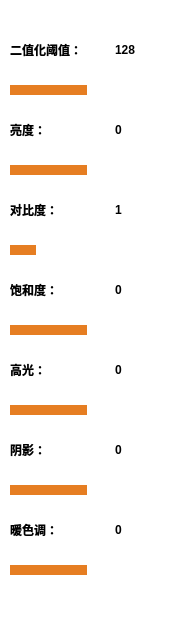
  <widget class="QDockWidget" name="dockWidget_2">
   <property name="minimumSize">
    <size>
     <width>172</width>
     <height>601</height>
    </size>
   </property>
   <property name="maximumSize">
    <size>
     <width>172</width>
     <height>524287</height>
    </size>
   </property>
   <property name="styleSheet">
    <string notr="true">background-color: rgba(255, 255, 255, 100);</string>
   </property>
   <property name="floating">
    <bool>false</bool>
   </property>
   <property name="allowedAreas">
    <set>Qt::AllDockWidgetAreas</set>
   </property>
   <property name="windowTitle">
    <string>基础调整</string>
   </property>
   <attribute name="dockWidgetArea">
    <number>2</number>
   </attribute>
   <widget class="QWidget" name="dockWidgetContents_2">
    <layout class="QGridLayout" name="gridLayout_4">
     <property name="leftMargin">
      <number>10</number>
     </property>
     <property name="topMargin">
      <number>0</number>
     </property>
     <property name="rightMargin">
      <number>0</number>
     </property>
     <property name="bottomMargin">
      <number>0</number>
     </property>
     <property name="spacing">
      <number>10</number>
     </property>
     <item row="0" column="0">
      <spacer name="verticalSpacer_5">
       <property name="orientation">
        <enum>Qt::Vertical</enum>
       </property>
       <property name="sizeHint" stdset="0">
        <size>
         <width>20</width>
         <height>40</height>
        </size>
       </property>
      </spacer>
     </item>
     <item row="1" column="0">
      <layout class="QHBoxLayout" name="horizontalLayout_12">
       <property name="spacing">
        <number>5</number>
       </property>
       <item>
        <widget class="QLabel" name="labelBinarization1">
         <property name="sizePolicy">
          <sizepolicy hsizetype="Fixed" vsizetype="Fixed">
           <horstretch>0</horstretch>
           <verstretch>0</verstretch>
          </sizepolicy>
         </property>
         <property name="minimumSize">
          <size>
           <width>100</width>
           <height>20</height>
          </size>
         </property>
         <property name="maximumSize">
          <size>
           <width>100</width>
           <height>20</height>
          </size>
         </property>
         <property name="font">
          <font>
           <weight>75</weight>
           <bold>true</bold>
          </font>
         </property>
         <property name="styleSheet">
          <string notr="true"/>
         </property>
         <property name="text">
          <string>二值化阈值：</string>
         </property>
        </widget>
       </item>
       <item>
        <widget class="QLabel" name="labelBinarization2">
         <property name="sizePolicy">
          <sizepolicy hsizetype="Fixed" vsizetype="Fixed">
           <horstretch>0</horstretch>
           <verstretch>0</verstretch>
          </sizepolicy>
         </property>
         <property name="minimumSize">
          <size>
           <width>30</width>
           <height>20</height>
          </size>
         </property>
         <property name="maximumSize">
          <size>
           <width>30</width>
           <height>20</height>
          </size>
         </property>
         <property name="font">
          <font>
           <weight>75</weight>
           <bold>true</bold>
          </font>
         </property>
         <property name="text">
          <string>128</string>
         </property>
        </widget>
       </item>
       <item>
        <spacer name="horizontalSpacer_8">
         <property name="orientation">
          <enum>Qt::Horizontal</enum>
         </property>
         <property name="sizeHint" stdset="0">
          <size>
           <width>40</width>
           <height>20</height>
          </size>
         </property>
        </spacer>
       </item>
      </layout>
     </item>
     <item row="2" column="0">
      <widget class="QSlider" name="sliderBinarization">
       <property name="sizePolicy">
        <sizepolicy hsizetype="Fixed" vsizetype="Fixed">
         <horstretch>0</horstretch>
         <verstretch>0</verstretch>
        </sizepolicy>
       </property>
       <property name="minimumSize">
        <size>
         <width>150</width>
         <height>40</height>
        </size>
       </property>
       <property name="maximumSize">
        <size>
         <width>150</width>
         <height>40</height>
        </size>
       </property>
       <property name="styleSheet">
        <string notr="true">QSlider::groove:horizontal {
	height: 10px;
	background: #e67e22;
}
QSlider::handle:Horizontal 
{
     height: 20px;
     width: 20px;
     border-image: url(:/images/slider.png);
     margin: -12 12px;
}
QSlider::add-page:horizontal {
    background: white;
}
QSlider::sub-page:horizontal {
    background: #e67e22;
}</string>
       </property>
       <property name="maximum">
        <number>255</number>
       </property>
       <property name="value">
        <number>128</number>
       </property>
       <property name="orientation">
        <enum>Qt::Horizontal</enum>
       </property>
      </widget>
     </item>
     <item row="3" column="0">
      <layout class="QHBoxLayout" name="horizontalLayout_13">
       <property name="spacing">
        <number>5</number>
       </property>
       <item>
        <widget class="QLabel" name="labelLight1">
         <property name="sizePolicy">
          <sizepolicy hsizetype="Fixed" vsizetype="Fixed">
           <horstretch>0</horstretch>
           <verstretch>0</verstretch>
          </sizepolicy>
         </property>
         <property name="minimumSize">
          <size>
           <width>100</width>
           <height>20</height>
          </size>
         </property>
         <property name="maximumSize">
          <size>
           <width>100</width>
           <height>20</height>
          </size>
         </property>
         <property name="font">
          <font>
           <pointsize>9</pointsize>
           <weight>75</weight>
           <bold>true</bold>
          </font>
         </property>
         <property name="text">
          <string>亮度：</string>
         </property>
        </widget>
       </item>
       <item>
        <widget class="QLabel" name="labelLight2">
         <property name="sizePolicy">
          <sizepolicy hsizetype="Fixed" vsizetype="Fixed">
           <horstretch>0</horstretch>
           <verstretch>0</verstretch>
          </sizepolicy>
         </property>
         <property name="minimumSize">
          <size>
           <width>40</width>
           <height>20</height>
          </size>
         </property>
         <property name="maximumSize">
          <size>
           <width>40</width>
           <height>20</height>
          </size>
         </property>
         <property name="font">
          <font>
           <pointsize>9</pointsize>
           <weight>75</weight>
           <bold>true</bold>
          </font>
         </property>
         <property name="text">
          <string>0</string>
         </property>
        </widget>
       </item>
       <item>
        <spacer name="horizontalSpacer_5">
         <property name="orientation">
          <enum>Qt::Horizontal</enum>
         </property>
         <property name="sizeHint" stdset="0">
          <size>
           <width>40</width>
           <height>20</height>
          </size>
         </property>
        </spacer>
       </item>
      </layout>
     </item>
     <item row="4" column="0">
      <widget class="QSlider" name="sliderLight">
       <property name="sizePolicy">
        <sizepolicy hsizetype="Fixed" vsizetype="Fixed">
         <horstretch>0</horstretch>
         <verstretch>0</verstretch>
        </sizepolicy>
       </property>
       <property name="minimumSize">
        <size>
         <width>150</width>
         <height>40</height>
        </size>
       </property>
       <property name="maximumSize">
        <size>
         <width>150</width>
         <height>40</height>
        </size>
       </property>
       <property name="styleSheet">
        <string notr="true">QSlider::groove:horizontal {
	height: 10px;
	background: #e67e22;
}
QSlider::handle:Horizontal 
{
     height: 20px;
     width: 20px;
     border-image: url(:/images/slider.png);
     margin: -12 12px;
}
QSlider::add-page:horizontal {
    background: white;
}
QSlider::sub-page:horizontal {
    background: #e67e22;
}</string>
       </property>
       <property name="minimum">
        <number>-100</number>
       </property>
       <property name="maximum">
        <number>100</number>
       </property>
       <property name="orientation">
        <enum>Qt::Horizontal</enum>
       </property>
      </widget>
     </item>
     <item row="5" column="0">
      <layout class="QHBoxLayout" name="horizontalLayout_15">
       <property name="spacing">
        <number>5</number>
       </property>
       <item>
        <widget class="QLabel" name="labelContrast1">
         <property name="sizePolicy">
          <sizepolicy hsizetype="Fixed" vsizetype="Fixed">
           <horstretch>0</horstretch>
           <verstretch>0</verstretch>
          </sizepolicy>
         </property>
         <property name="minimumSize">
          <size>
           <width>100</width>
           <height>20</height>
          </size>
         </property>
         <property name="maximumSize">
          <size>
           <width>100</width>
           <height>20</height>
          </size>
         </property>
         <property name="font">
          <font>
           <weight>75</weight>
           <bold>true</bold>
          </font>
         </property>
         <property name="text">
          <string>对比度：</string>
         </property>
        </widget>
       </item>
       <item>
        <widget class="QLabel" name="labelContrast2">
         <property name="sizePolicy">
          <sizepolicy hsizetype="Fixed" vsizetype="Fixed">
           <horstretch>0</horstretch>
           <verstretch>0</verstretch>
          </sizepolicy>
         </property>
         <property name="minimumSize">
          <size>
           <width>40</width>
           <height>20</height>
          </size>
         </property>
         <property name="maximumSize">
          <size>
           <width>40</width>
           <height>20</height>
          </size>
         </property>
         <property name="font">
          <font>
           <weight>75</weight>
           <bold>true</bold>
          </font>
         </property>
         <property name="text">
          <string>1</string>
         </property>
        </widget>
       </item>
       <item>
        <spacer name="horizontalSpacer_9">
         <property name="orientation">
          <enum>Qt::Horizontal</enum>
         </property>
         <property name="sizeHint" stdset="0">
          <size>
           <width>40</width>
           <height>20</height>
          </size>
         </property>
        </spacer>
       </item>
      </layout>
     </item>
     <item row="6" column="0">
      <widget class="QSlider" name="sliderContrast">
       <property name="sizePolicy">
        <sizepolicy hsizetype="Fixed" vsizetype="Fixed">
         <horstretch>0</horstretch>
         <verstretch>0</verstretch>
        </sizepolicy>
       </property>
       <property name="minimumSize">
        <size>
         <width>150</width>
         <height>40</height>
        </size>
       </property>
       <property name="maximumSize">
        <size>
         <width>150</width>
         <height>40</height>
        </size>
       </property>
       <property name="styleSheet">
        <string notr="true">QSlider::groove:horizontal {
	height: 10px;
	background: #e67e22;
}
QSlider::handle:Horizontal 
{
     height: 20px;
     width: 20px;
     border-image: url(:/images/slider.png);
     margin: -12 12px;
}
QSlider::add-page:horizontal {
    background: white;
}
QSlider::sub-page:horizontal {
    background: #e67e22;
}</string>
       </property>
       <property name="minimum">
        <number>20</number>
       </property>
       <property name="maximum">
        <number>500</number>
       </property>
       <property name="value">
        <number>100</number>
       </property>
       <property name="orientation">
        <enum>Qt::Horizontal</enum>
       </property>
      </widget>
     </item>
     <item row="7" column="0">
      <layout class="QHBoxLayout" name="horizontalLayout_17">
       <property name="spacing">
        <number>5</number>
       </property>
       <item>
        <widget class="QLabel" name="labelSaturation1">
         <property name="sizePolicy">
          <sizepolicy hsizetype="Fixed" vsizetype="Fixed">
           <horstretch>0</horstretch>
           <verstretch>0</verstretch>
          </sizepolicy>
         </property>
         <property name="minimumSize">
          <size>
           <width>100</width>
           <height>20</height>
          </size>
         </property>
         <property name="maximumSize">
          <size>
           <width>100</width>
           <height>20</height>
          </size>
         </property>
         <property name="font">
          <font>
           <weight>75</weight>
           <bold>true</bold>
          </font>
         </property>
         <property name="text">
          <string>饱和度：</string>
         </property>
        </widget>
       </item>
       <item>
        <widget class="QLabel" name="labelSaturation2">
         <property name="sizePolicy">
          <sizepolicy hsizetype="Fixed" vsizetype="Fixed">
           <horstretch>0</horstretch>
           <verstretch>0</verstretch>
          </sizepolicy>
         </property>
         <property name="minimumSize">
          <size>
           <width>40</width>
           <height>20</height>
          </size>
         </property>
         <property name="maximumSize">
          <size>
           <width>40</width>
           <height>20</height>
          </size>
         </property>
         <property name="font">
          <font>
           <weight>75</weight>
           <bold>true</bold>
          </font>
         </property>
         <property name="text">
          <string>0</string>
         </property>
        </widget>
       </item>
       <item>
        <spacer name="horizontalSpacer_10">
         <property name="orientation">
          <enum>Qt::Horizontal</enum>
         </property>
         <property name="sizeHint" stdset="0">
          <size>
           <width>40</width>
           <height>20</height>
          </size>
         </property>
        </spacer>
       </item>
      </layout>
     </item>
     <item row="8" column="0">
      <widget class="QSlider" name="sliderSaturation">
       <property name="sizePolicy">
        <sizepolicy hsizetype="Fixed" vsizetype="Fixed">
         <horstretch>0</horstretch>
         <verstretch>0</verstretch>
        </sizepolicy>
       </property>
       <property name="minimumSize">
        <size>
         <width>150</width>
         <height>40</height>
        </size>
       </property>
       <property name="maximumSize">
        <size>
         <width>150</width>
         <height>40</height>
        </size>
       </property>
       <property name="styleSheet">
        <string notr="true">QSlider::groove:horizontal {
	height: 10px;
	background: #e67e22;
}
QSlider::handle:Horizontal 
{
     height: 20px;
     width: 20px;
     border-image: url(:/images/slider.png);
     margin: -12 12px;
}
QSlider::add-page:horizontal {
    background: white;
}
QSlider::sub-page:horizontal {
    background: #e67e22;
}</string>
       </property>
       <property name="minimum">
        <number>-100</number>
       </property>
       <property name="maximum">
        <number>100</number>
       </property>
       <property name="value">
        <number>0</number>
       </property>
       <property name="orientation">
        <enum>Qt::Horizontal</enum>
       </property>
      </widget>
     </item>
     <item row="9" column="0">
      <layout class="QHBoxLayout" name="horizontalLayout_18">
       <property name="spacing">
        <number>5</number>
       </property>
       <item>
        <widget class="QLabel" name="labelHighlight1">
         <property name="sizePolicy">
          <sizepolicy hsizetype="Fixed" vsizetype="Fixed">
           <horstretch>0</horstretch>
           <verstretch>0</verstretch>
          </sizepolicy>
         </property>
         <property name="minimumSize">
          <size>
           <width>100</width>
           <height>20</height>
          </size>
         </property>
         <property name="maximumSize">
          <size>
           <width>100</width>
           <height>20</height>
          </size>
         </property>
         <property name="font">
          <font>
           <pointsize>9</pointsize>
           <weight>75</weight>
           <bold>true</bold>
          </font>
         </property>
         <property name="text">
          <string>高光：</string>
         </property>
        </widget>
       </item>
       <item>
        <widget class="QLabel" name="labelHighlight2">
         <property name="sizePolicy">
          <sizepolicy hsizetype="Fixed" vsizetype="Fixed">
           <horstretch>0</horstretch>
           <verstretch>0</verstretch>
          </sizepolicy>
         </property>
         <property name="minimumSize">
          <size>
           <width>40</width>
           <height>20</height>
          </size>
         </property>
         <property name="maximumSize">
          <size>
           <width>40</width>
           <height>20</height>
          </size>
         </property>
         <property name="font">
          <font>
           <pointsize>9</pointsize>
           <weight>75</weight>
           <bold>true</bold>
          </font>
         </property>
         <property name="text">
          <string>0</string>
         </property>
        </widget>
       </item>
       <item>
        <spacer name="horizontalSpacer_12">
         <property name="orientation">
          <enum>Qt::Horizontal</enum>
         </property>
         <property name="sizeHint" stdset="0">
          <size>
           <width>40</width>
           <height>20</height>
          </size>
         </property>
        </spacer>
       </item>
      </layout>
     </item>
     <item row="10" column="0">
      <widget class="QSlider" name="sliderHighlight">
       <property name="sizePolicy">
        <sizepolicy hsizetype="Fixed" vsizetype="Fixed">
         <horstretch>0</horstretch>
         <verstretch>0</verstretch>
        </sizepolicy>
       </property>
       <property name="minimumSize">
        <size>
         <width>150</width>
         <height>40</height>
        </size>
       </property>
       <property name="maximumSize">
        <size>
         <width>150</width>
         <height>40</height>
        </size>
       </property>
       <property name="styleSheet">
        <string notr="true">QSlider::groove:horizontal {
	height: 10px;
	background: #e67e22;
}
QSlider::handle:Horizontal 
{
     height: 20px;
     width: 20px;
     border-image: url(:/images/slider.png);
     margin: -12 12px;
}
QSlider::add-page:horizontal {
    background: white;
}
QSlider::sub-page:horizontal {
    background: #e67e22;
}</string>
       </property>
       <property name="minimum">
        <number>-100</number>
       </property>
       <property name="maximum">
        <number>100</number>
       </property>
       <property name="orientation">
        <enum>Qt::Horizontal</enum>
       </property>
      </widget>
     </item>
     <item row="11" column="0">
      <layout class="QHBoxLayout" name="horizontalLayout_19">
       <property name="spacing">
        <number>5</number>
       </property>
       <item>
        <widget class="QLabel" name="labelShadow1">
         <property name="sizePolicy">
          <sizepolicy hsizetype="Fixed" vsizetype="Fixed">
           <horstretch>0</horstretch>
           <verstretch>0</verstretch>
          </sizepolicy>
         </property>
         <property name="minimumSize">
          <size>
           <width>100</width>
           <height>20</height>
          </size>
         </property>
         <property name="maximumSize">
          <size>
           <width>100</width>
           <height>20</height>
          </size>
         </property>
         <property name="font">
          <font>
           <pointsize>9</pointsize>
           <weight>75</weight>
           <bold>true</bold>
          </font>
         </property>
         <property name="text">
          <string>阴影：</string>
         </property>
        </widget>
       </item>
       <item>
        <widget class="QLabel" name="labelShadow2">
         <property name="sizePolicy">
          <sizepolicy hsizetype="Fixed" vsizetype="Fixed">
           <horstretch>0</horstretch>
           <verstretch>0</verstretch>
          </sizepolicy>
         </property>
         <property name="minimumSize">
          <size>
           <width>40</width>
           <height>20</height>
          </size>
         </property>
         <property name="maximumSize">
          <size>
           <width>40</width>
           <height>20</height>
          </size>
         </property>
         <property name="font">
          <font>
           <pointsize>9</pointsize>
           <weight>75</weight>
           <bold>true</bold>
          </font>
         </property>
         <property name="text">
          <string>0</string>
         </property>
        </widget>
       </item>
       <item>
        <spacer name="horizontalSpacer_13">
         <property name="orientation">
          <enum>Qt::Horizontal</enum>
         </property>
         <property name="sizeHint" stdset="0">
          <size>
           <width>40</width>
           <height>20</height>
          </size>
         </property>
        </spacer>
       </item>
      </layout>
     </item>
     <item row="12" column="0">
      <widget class="QSlider" name="sliderShadow">
       <property name="sizePolicy">
        <sizepolicy hsizetype="Fixed" vsizetype="Fixed">
         <horstretch>0</horstretch>
         <verstretch>0</verstretch>
        </sizepolicy>
       </property>
       <property name="minimumSize">
        <size>
         <width>150</width>
         <height>40</height>
        </size>
       </property>
       <property name="maximumSize">
        <size>
         <width>150</width>
         <height>40</height>
        </size>
       </property>
       <property name="styleSheet">
        <string notr="true">QSlider::groove:horizontal {
	height: 10px;
	background: #e67e22;
}
QSlider::handle:Horizontal 
{
     height: 20px;
     width: 20px;
     border-image: url(:/images/slider.png);
     margin: -12 12px;
}
QSlider::add-page:horizontal {
    background: white;
}
QSlider::sub-page:horizontal {
    background: #e67e22;
}</string>
       </property>
       <property name="minimum">
        <number>-100</number>
       </property>
       <property name="maximum">
        <number>100</number>
       </property>
       <property name="orientation">
        <enum>Qt::Horizontal</enum>
       </property>
      </widget>
     </item>
     <item row="13" column="0">
      <layout class="QHBoxLayout" name="horizontalLayout_20">
       <property name="spacing">
        <number>5</number>
       </property>
       <item>
        <widget class="QLabel" name="labelWarm1">
         <property name="sizePolicy">
          <sizepolicy hsizetype="Fixed" vsizetype="Fixed">
           <horstretch>0</horstretch>
           <verstretch>0</verstretch>
          </sizepolicy>
         </property>
         <property name="minimumSize">
          <size>
           <width>100</width>
           <height>20</height>
          </size>
         </property>
         <property name="maximumSize">
          <size>
           <width>100</width>
           <height>20</height>
          </size>
         </property>
         <property name="font">
          <font>
           <weight>75</weight>
           <bold>true</bold>
          </font>
         </property>
         <property name="text">
          <string>暖色调：</string>
         </property>
        </widget>
       </item>
       <item>
        <widget class="QLabel" name="labelWarm2">
         <property name="sizePolicy">
          <sizepolicy hsizetype="Fixed" vsizetype="Fixed">
           <horstretch>0</horstretch>
           <verstretch>0</verstretch>
          </sizepolicy>
         </property>
         <property name="minimumSize">
          <size>
           <width>40</width>
           <height>20</height>
          </size>
         </property>
         <property name="maximumSize">
          <size>
           <width>40</width>
           <height>20</height>
          </size>
         </property>
         <property name="font">
          <font>
           <weight>75</weight>
           <bold>true</bold>
          </font>
         </property>
         <property name="text">
          <string>0</string>
         </property>
        </widget>
       </item>
       <item>
        <spacer name="horizontalSpacer_14">
         <property name="orientation">
          <enum>Qt::Horizontal</enum>
         </property>
         <property name="sizeHint" stdset="0">
          <size>
           <width>40</width>
           <height>20</height>
          </size>
         </property>
        </spacer>
       </item>
      </layout>
     </item>
     <item row="14" column="0">
      <widget class="QSlider" name="sliderWarm">
       <property name="sizePolicy">
        <sizepolicy hsizetype="Fixed" vsizetype="Fixed">
         <horstretch>0</horstretch>
         <verstretch>0</verstretch>
        </sizepolicy>
       </property>
       <property name="minimumSize">
        <size>
         <width>150</width>
         <height>40</height>
        </size>
       </property>
       <property name="maximumSize">
        <size>
         <width>150</width>
         <height>40</height>
        </size>
       </property>
       <property name="styleSheet">
        <string notr="true">QSlider::groove:horizontal {
	height: 10px;
	background: #e67e22;
}
QSlider::handle:Horizontal 
{
     height: 20px;
     width: 20px;
     border-image: url(:/images/slider.png);
     margin: -12 12px;
}
QSlider::add-page:horizontal {
    background: white;
}
QSlider::sub-page:horizontal {
    background: #e67e22;
}</string>
       </property>
       <property name="minimum">
        <number>-50</number>
       </property>
       <property name="maximum">
        <number>50</number>
       </property>
       <property name="orientation">
        <enum>Qt::Horizontal</enum>
       </property>
      </widget>
     </item>
     <item row="15" column="0">
      <spacer name="verticalSpacer_4">
       <property name="orientation">
        <enum>Qt::Vertical</enum>
       </property>
       <property name="sizeHint" stdset="0">
        <size>
         <width>20</width>
         <height>40</height>
        </size>
       </property>
      </spacer>
     </item>
    </layout>
   </widget>
  </widget>
